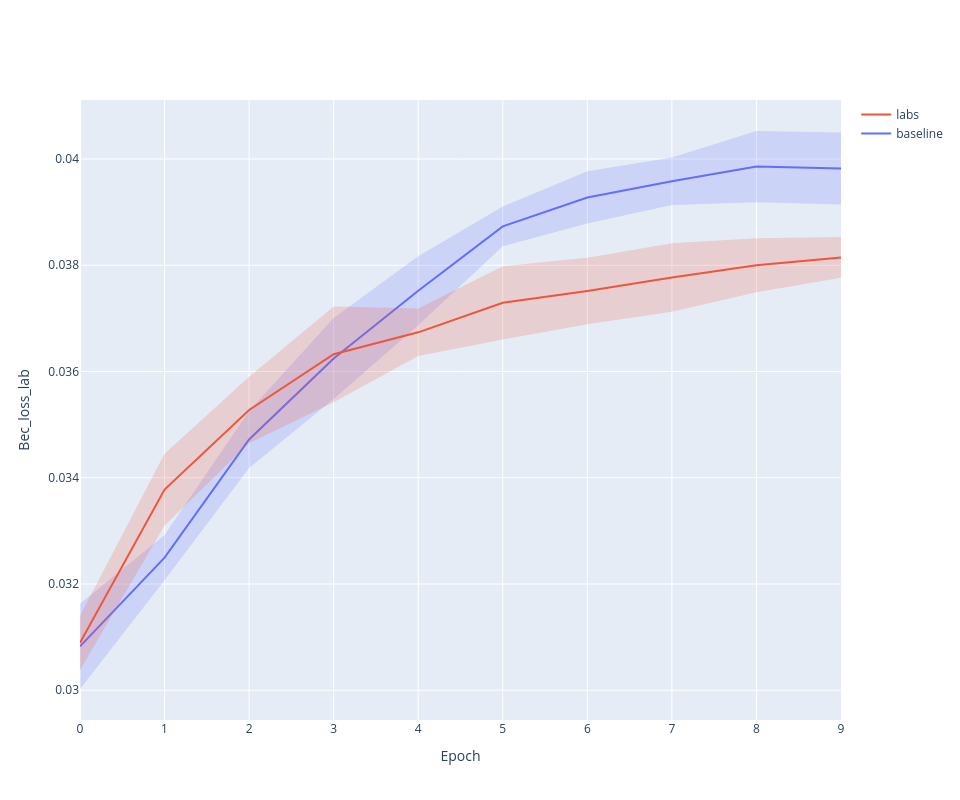

The notebook cell saved with this chart:
### Code cell
fig = line_plot(aggregated_history, 'bec_loss_lab')

### Figure 1 — Plotly figure (JSON) as saved in the notebook; plotly's stock layout.template omitted (floating-point values rounded to 4 significant figures)
{"data": [{"line": {"color": "#636EFA"}, "mode": "lines", "name": "baseline", "type": "scatter", "x": [0, 1, 2, 3, 4, 5, 6, 7, 8, 9], "y": [0.03083, 0.0325, 0.03472, 0.03624, 0.03752, 0.03873, 0.03928, 0.03958, 0.03986, 0.03982]}, {"line": {"width": 0}, "marker": {"color": "#444"}, "mode": "lines", "showlegend": false, "type": "scatter", "x": [0, 1, 2, 3, 4, 5, 6, 7, 8, 9], "y": [0.03163, 0.03292, 0.03526, 0.03701, 0.03817, 0.03911, 0.03977, 0.04003, 0.04053, 0.0405]}, {"fill": "tonexty", "fillcolor": "rgba(99, 110, 250,0.2)", "line": {"width": 0}, "marker": {"color": "#444"}, "mode": "lines", "showlegend": false, "type": "scatter", "x": [0, 1, 2, 3, 4, 5, 6, 7, 8, 9], "y": [0.03002, 0.03207, 0.03418, 0.03548, 0.03687, 0.03836, 0.03879, 0.03914, 0.03919, 0.03914]}, {"line": {"color": "#EF553B"}, "mode": "lines", "name": "labs", "type": "scatter", "x": [0, 1, 2, 3, 4, 5, 6, 7, 8, 9], "y": [0.03089, 0.03378, 0.03527, 0.03632, 0.03674, 0.03729, 0.03752, 0.03777, 0.038, 0.03815]}, {"line": {"width": 0}, "marker": {"color": "#444"}, "mode": "lines", "showlegend": false, "type": "scatter", "x": [0, 1, 2, 3, 4, 5, 6, 7, 8, 9], "y": [0.0314, 0.03445, 0.0359, 0.03723, 0.03718, 0.03798, 0.03814, 0.03842, 0.03851, 0.03853]}, {"fill": "tonexty", "fillcolor": "rgba(239, 85, 59,0.2)", "line": {"width": 0}, "marker": {"color": "#444"}, "mode": "lines", "showlegend": false, "type": "scatter", "x": [0, 1, 2, 3, 4, 5, 6, 7, 8, 9], "y": [0.03038, 0.0331, 0.03465, 0.03542, 0.03629, 0.0366, 0.03689, 0.03712, 0.03749, 0.03776]}], "layout": {"height": 800, "width": 960, "xaxis": {"title": {"text": "Epoch"}}, "yaxis": {"title": {"text": "Bec_loss_lab"}}}}
